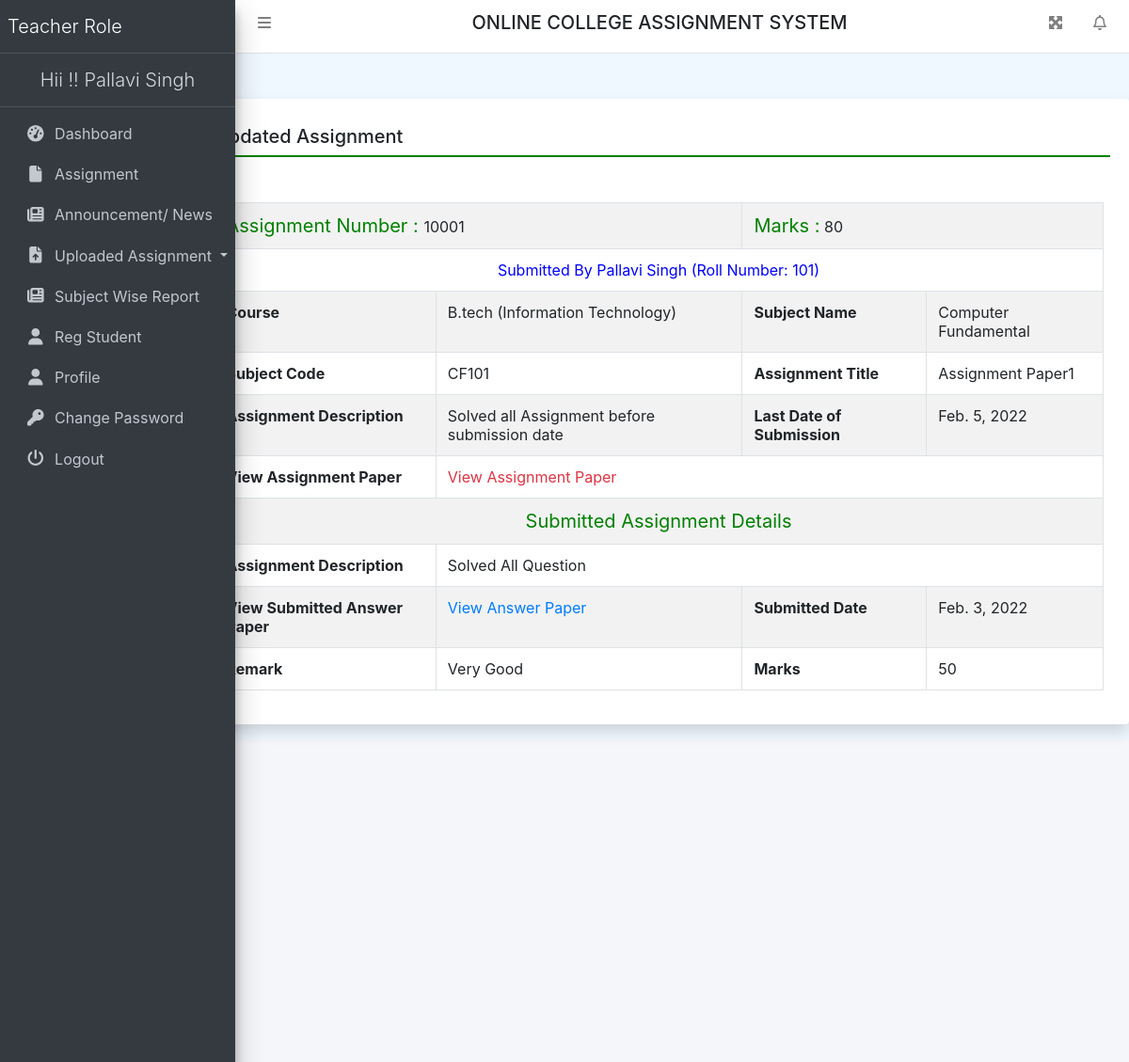
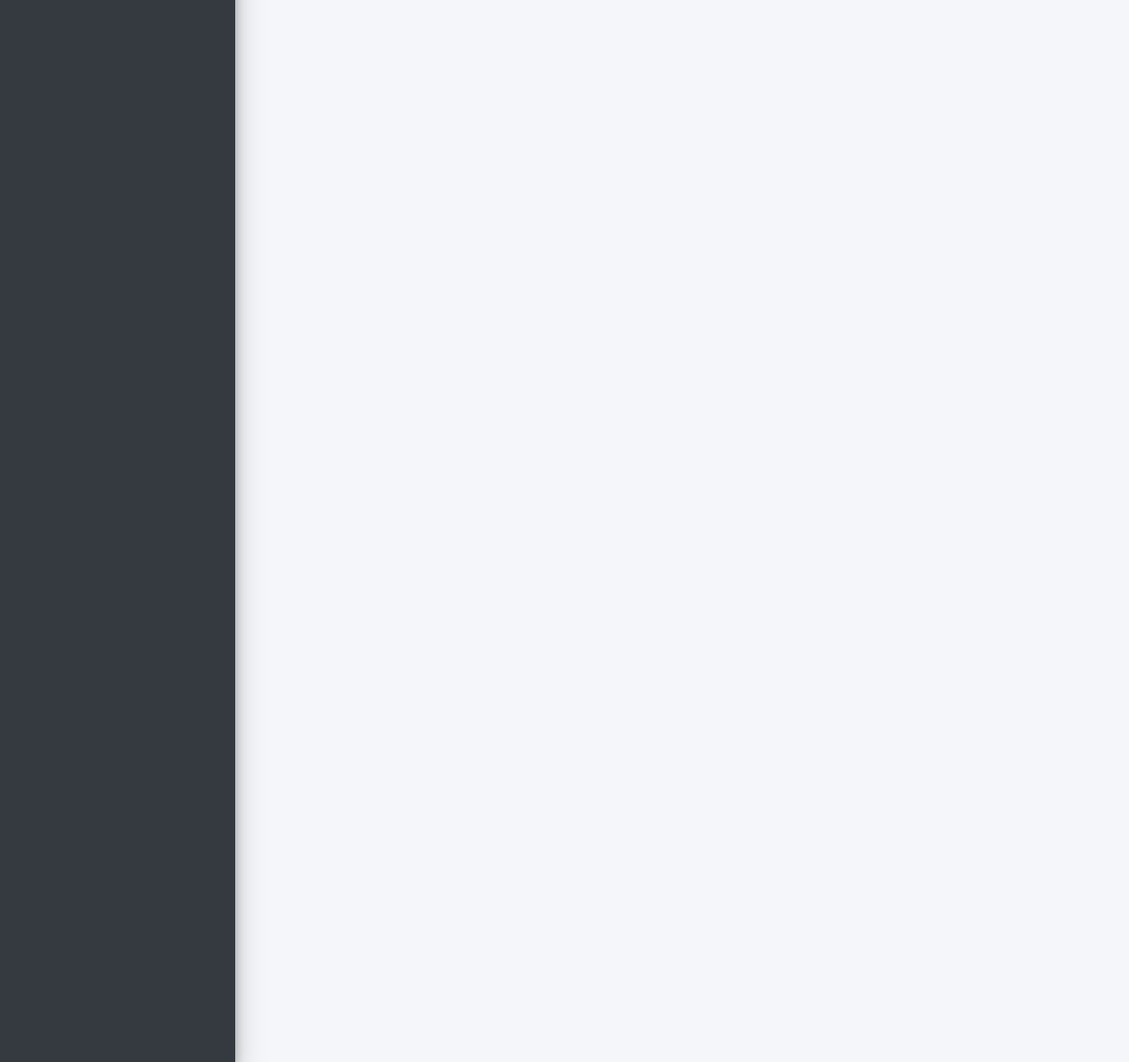
The app's page /viewCheckedAssign/1 (signed in) with its own data (2 pictures, top to bottom).
### collegeAssignment/models.py (models this page shows, shortened)
class Uploadass(models.Model):
    assignment = models.ForeignKey(Assigment, on_delete=models.CASCADE)
    userdetail = models.ForeignKey(UserDetail, on_delete=models.CASCADE)
    Assdesc = models.CharField(max_length=300, null=True)
    AnswerFile = models.FileField(null=True)
    SubmitDate = models.DateField(null=True)
    Marks = models.CharField(max_length=100, null=True)
    Remarks = models.CharField(max_length=250, null=True)
    UpdationDate = models.DateField(null=True)

class Assigment(models.Model):
    teacher = models.ForeignKey(Teacher, on_delete=models.CASCADE)
    course = models.ForeignKey(Course, on_delete=models.CASCADE)
    subject = models.ForeignKey(Subject, on_delete=models.CASCADE)
    AssignmentNumber = models.IntegerField(null=True)
    AssignmentTitle = models.CharField(max_length=150, null=True)
    AssignmentDescription = models.CharField(max_length=300, null=True)
    SubmissionDate = models.DateField(null=True)
    AssignmentMarks = models.CharField(max_length=150, null=True)
    AssignmentFile = models.FileField(max_length=200, null=True)
    CreationDate = models.DateTimeField(auto_now_add=True)

class UserDetail(models.Model):
    user = models.ForeignKey(User, on_delete=models.CASCADE)
    MobileNumber = models.CharField(max_length=200, null=True)
    course = models.ForeignKey(Course, on_delete=models.CASCADE)
    RollNumber = models.CharField(max_length=200, null=True)
    RegDate = models.DateTimeField(auto_now_add=True)

class Course(models.Model):
    BranchName = models.CharField(max_length=150, null=True)
    CourseName = models.CharField(max_length=200, null=True)
    CreationDate = models.DateTimeField(auto_now_add=True)

class Subject(models.Model):
    course = models.ForeignKey(Course, on_delete=models.CASCADE)
    SubjectFullname = models.CharField(max_length=200, null=True)
    SubjectShortname = models.CharField(max_length=50, null=True)
    SubjectCode = models.CharField(max_length=50, null=True)
    CreationDate = models.DateTimeField(auto_now_add=True)

### collegeAssignment/views.py (the view)
# urls.py: path('viewCheckedAssign/<int:pid>', viewCheckedAssign, name='viewCheckedAssign'),
def viewCheckedAssign(request, pid):
    if not request.user.is_authenticated:
        return redirect('teacher_login')
    uploadass = Uploadass.objects.get(id=pid)
    return render(request, 'viewCheckedAssign.html', locals())

### collegeAssignment/templates/viewCheckedAssign.html
{% extends 'teacherHeader.html' %}
{% block main %}
<div class="card shadow mt-5 offset-2">
    <div class="card-body">
        <h5 class="p-2" style="border-bottom: 2px solid green;">Updated Assignment</h5>
        <div class="container-fluid mt-3">
            <table border="1" class="table table-striped table-bordered first mt-5">
                <tr>
                    <td colspan="2"><span style="font-size : 20px; color : green">Assignment Number : </span>
                        {{uploadass.assignment.AssignmentNumber}}
                    </td>
                    <td colspan="2"><span style="font-size : 20px; color : green">Marks  :</span>
                        {{uploadass.assignment.AssignmentMarks}}
                    </td>
                </tr>
                <tr>
                    <td colspan="4">
                        <center><span style="color: blue"> Submitted By {{uploadass.userdetail.user.first_name}} {{uploadass.userdetail.user.last_name}} (Roll Number: {{uploadass.userdetail.RollNumber}})</span>
                        </center>
                    </td>
                </tr>
                <tr>
                    <th>Course</th>
                    <td>{{uploadass.assignment.course.CourseName}} ({{uploadass.assignment.course.BranchName}})</td>
                    <th>Subject Name</th>
                    <td>{{uploadass.assignment.subject.SubjectFullname}}</td>
                </tr>
                <tr>
                    <th>Subject Code</th>
                    <td>{{uploadass.assignment.subject.SubjectCode}}</td>
                    <th>Assignment Title</th>
                    <td>{{uploadass.assignment.AssignmentTitle}}</td>
                </tr>
                <tr>
                    <th>Assignment Description</th>
                    <td>{{uploadass.assignment.AssignmentDescription}}</td>
                    <th>Last Date of Submission</th>
                    <td>{{uploadass.assignment.SubmissionDate}}</td>
                </tr>
                <tr>
                    <th>View Assignment Paper</th>
                    <td colspan="3"><a href="{{uploadass.assignment.AssignmentFile.url}}" class="text-danger">View
                        Assignment
                        Paper</a></td>
                </tr>
                <tr>
                    <td colspan="4"><span style="font-size : 20px; color : green"><center>Submitted Assignment Details</center> </span>
                    </td>
                </tr>
                <tr>
                    <th>Assignment Description</th>
                    <td colspan="3">{{uploadass.Assdesc}}</td>
                </tr>
                <tr>
                    <th>View Submitted Answer Paper</th>
                    <td><a href="{{uploadass.AnswerFile.url}}" class="text-primary">View Answer Paper</a></td>
                    <th>Submitted Date</th>
                    <td>{{uploadass.SubmitDate}}</td>
                </tr>
                <tr>
                    <th>Remark</th>
                    <td>{{uploadass.Remarks}}</td>
                    <th>Marks</th>
                    <td>{{uploadass.Marks}}</td>
                </tr>
            </table>
        </div>
    </div>
</div>
{% endblock %}

### collegeAssignment/templates/teacherHeader.html (shortened to what this page needs)
{% load static %}
<html>
    <head runat="server">
        <link href="{% static 'css/bootstrap.css' %}" rel="stylesheet" />
        <link href="{% static 'css/all.css' %}" rel="stylesheet" />
        <link href="{% static 'css/adminlte.css' %}" rel="stylesheet" />
        <link href="{% static 'css/OverlayScrollbars.css' %}" rel="stylesheet" />
        <link rel="stylesheet" href="https://cdn.datatables.net/1.10.23/css/jquery.dataTables.min.css">
        <link rel="stylesheet" href="https://cdn.datatables.net/buttons/1.6.5/css/buttons.dataTables.min.css">
		<link rel="stylesheet" href="https://cdn.jsdelivr.net/npm/bootstrap-select@1.13.14/dist/css/bootstrap-select.min.css">
    </head>
    <body class="hold-transition sidebar-mini layout-fixed layout-navbar-fixed layout-footer-fixed">
        <nav class="main-header navbar navbar-expand navbar-white navbar-light">
            <ul class="navbar-nav">
                <li class="nav-item">
                    <a class="nav-link" data-widget="pushmenu" href="#" role="button"><i class="fas fa-bars"></i></a>
                </li>
            </ul>
            <h5 class="text-center text-uppercase" style="width:100%;">Online College Assignment System</h5>
            <ul class="navbar-nav ml-auto">
                <li class="nav-item">
                    <a class="nav-link" data-widget="fullscreen" href="#" role="button">
                        <i class="fas fa-expand-arrows-alt"></i>
                    </a>
                </li>
                <li class="nav-item dropdown">
                    <a class="nav-link" data-toggle="dropdown" href="#">
                        <i class="far fa-bell fas-shake animated"></i>
                    </a>
                </li>
            </ul>
        </nav>
        <aside class="main-sidebar sidebar-dark-primary elevation-4">
            <a href="{% url 'tdashboard' %}" class="brand-link">
                <span class="brand-text font-weight-light">Teacher Role</span>
            </a>
			<a href="{% url 'tdashboard' %}" class="brand-link">
                <center><span class="brand-text font-weight-light">Hii !! {{request.user.first_name}} {{request.user.last_name}} </span></center>
            </a>
            <div class="sidebar">
                <nav class="mt-2">
                    <ul class="nav nav-pills nav-sidebar flex-column" data-widget="treeview" role="menu" data-accordion="false">
                        <li class="nav-item"><a href="{% url 'tdashboard' %}" class="nav-link">
                    <i class="nav-icon fas fa-tachometer-alt"></i>
                    <p>Dashboard</p>
                </a></li>
                <li class="nav-item"><a href="{% url 'teacherAssignment' %}" class="nav-link">
							<i class="nav-icon fas fa-file"></i>
							<p>Assignment</p>
                </a></li>
                <li class="nav-item"><a href="{% url 'teacherNews' %}" class="nav-link">
							<i class="nav-icon fas fa-newspaper"></i>
							<p>Announcement/ News</p>
                </a></li>
                <li class="nav-item dropdown">
                    <a class="nav-link dropdown-toggle" href="#" id="navbarDropdown"
                       role="button" data-toggle="dropdown" aria-haspopup="true"
                       aria-expanded="false"> <i class="nav-icon fas fa-file-upload"></i> Uploaded Assignment </a>
                </li>
                <li class="nav-item"><a href="{% url 'subjectwiseReport' %}" class="nav-link">
							<i class="nav-icon fas fa-newspaper"></i>
							<p>Subject Wise Report</p>
                </a></li>
                <li class="nav-item"><a href="{% url 'regCoursewiseUser' %}" class="nav-link">
							<i class="nav-icon fas fa-user"></i>
							<p>Reg Student</p>
                </a></li>
                        <li class="nav-item"><a href="{% url 'teacherProfile' %}" class="nav-link">
							<i class="nav-icon fas fa-user"></i>
							<p>Profile</p>
                </a></li>
                        <li class="nav-item"><a href="{% url 'teacherchangePassword' %}" class="nav-link">
							<i class="nav-icon fas fa-key"></i>
							<p>Change Password</p>
                </a></li>
                        <li class="nav-item"><a href="/logout" class="nav-link">
							<i class="nav-icon fas fa-power-off"></i>
							<p>Logout</p>
                </a></li>
                    </ul>
                </nav>
            </div>
        </aside>
        {% block main %}
        {% endblock %}
        <div class="content-wrapper"></div>

### collegeAssignment/static/css/all.css (style rules this page uses)
.fa-bars:before { content: "\f0c9"; }
.fa-bell:before { content: "\f0f3"; }
.fa-file:before { content: "\f15b"; }
.fa-key:before { content: "\f084"; }
.fa-newspaper:before { content: "\f1ea"; }
.fa-power-off:before { content: "\f011"; }
.fa-user:before { content: "\f007"; }

### collegeAssignment/static/css/OverlayScrollbars.css (style rules this page uses)
.os-host, .os-host-textarea { position: relative; overflow: visible !important; -webkit-box-orient: vertical; -webkit-box-direction: normal; -ms-flex-direction: column; flex-direction: column; -ms-flex-wrap: nowrap; flex-wrap: nowrap; -webkit-box-pack: start; -ms-flex-pack: start; justify-content: flex-start; -ms-flex-line-pack: start; align-content: flex-start; -webkit-box-align: start; -ms-flex-align: start; -ms-grid-row-align: flex-start; align-items: flex-start; }

### collegeAssignment/templates/teacherHeader.html (style rules this page uses)
body { background-color: aliceblue; }

### records on screen
Uploadass: assignment.AssignmentNumber "10001", assignment.AssignmentMarks "80", userdetail.user.first_name "Pallavi", userdetail.user.last_name "Singh", userdetail.RollNumber "101", assignment.course.CourseName "B.tech", assignment.course.BranchName "Information Technology", assignment.subject.SubjectFullname "Computer Fundamental", assignment.subject.SubjectCode "CF101", assignment.AssignmentTitle "Assignment Paper1", assignment.AssignmentDescription "Solved all Assignment before submission date", assignment.SubmissionDate "Feb. 5, 2022", Assdesc "Solved All Question", SubmitDate "Feb. 3, 2022", Remarks "Very Good", Marks "50"

### other values on screen
{{ request.user.first_name }} "Pallavi"
{{ request.user.last_name }} "Singh"
